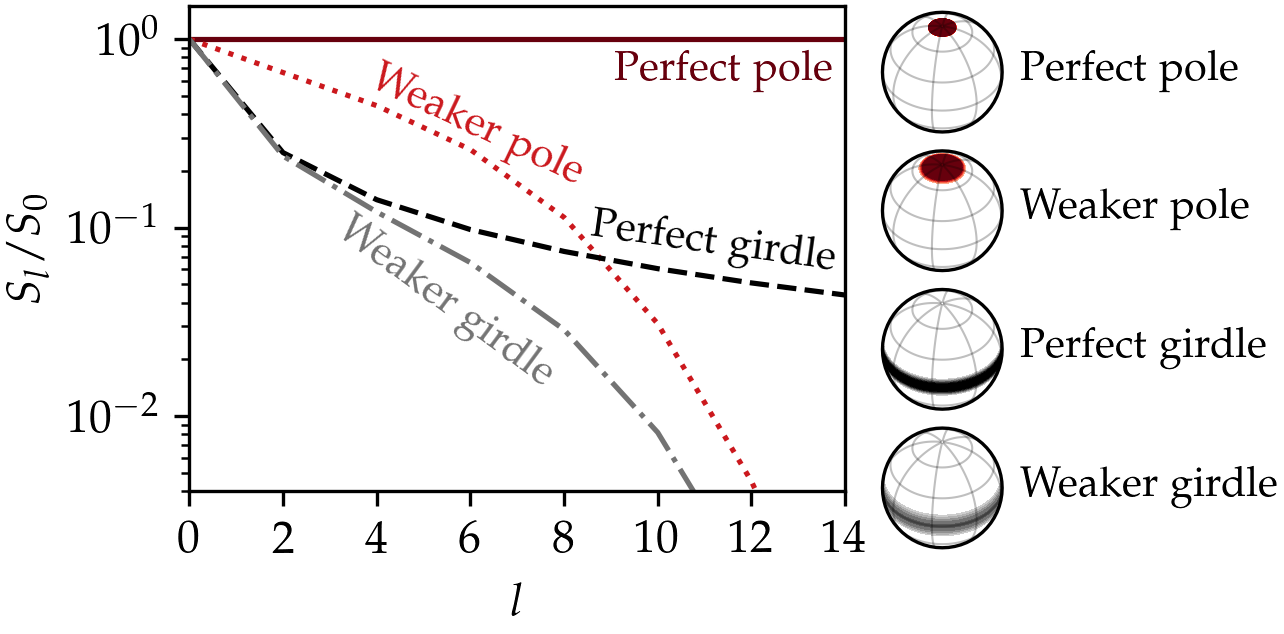

The Python source for this figure:
# N. M. Rathmann <rathmann@nbi.ku.dk>, 2026-

import sys, os, copy, code # code.interact(local=locals())
import numpy as np

import matplotlib.pyplot as plt
import matplotlib.gridspec as gridspec
import matplotlib.colors
from matplotlib import rcParams, rc
import matplotlib.transforms as mtransforms

import cmasher as cmr

sys.path.insert(0, '..')
#from localheader import *

from specfabpy import specfab as sf
from specfabpy import common as sfcom
from specfabpy import discrete as sfdsc
from specfabpy import plotting as sfplt
from specfabpy import integrator as sfint

### Fonts

FS = 11
FS = sfplt.setfont_tex(fontsize=FS)
FSSMALL = FS-1

rcParams['text.latex.preamble'] = r'\usepackage{amsmath} \usepackage{amssymb} \usepackage{physics} \usepackage[sc]{mathpazo} \usepackage{siunitx} \DeclareSIUnit\year{a}'


### Construct states

L = 14
lm, nlm_len = sf.init(L) 

# Ideal

#nlm_iso    = sfcom.nlm_isotropic(L)    # isotropic
nlm_pole   = sf.nlm_idealz(0, L)       # delta pole
nlm_girdle = sf.nlm_idealz(np.pi/2, L) # delta girdle
#nlm_circle = sf.nlm_idealz(np.deg2rad(70), L) # delta circle

Sl_pole,   Lrng = sf.powerspectrum(nlm_pole, L)
Sl_girdle, Lrng = sf.powerspectrum(nlm_girdle, L)
#Sl_circle, Lrng = sf.powerspectrum(nlm_circle, L)

# Weaker versions

kwargs = dict(Nt=100, iota=+1)

strain_target = -0.8
nlm_wpole,   F, *_ = sfint.lagrangianparcel(sf, dict(type='ps', axis=2, tau=+1, q=0) , strain_target, **kwargs, nu=1)

strain_target = 6
nlm_wgirdle, F, *_ = sfint.lagrangianparcel(sf, dict(type='ps', axis=2, tau=-1, q=0) , strain_target, **kwargs, nu=1)  

nlm_wpole   = nlm_wpole[-1]
nlm_wgirdle = nlm_wgirdle[-1]

Sl_wpole, _   = sf.powerspectrum(nlm_wpole, L)
Sl_wgirdle, _ = sf.powerspectrum(nlm_wgirdle, L)

### Plot

scale=0.6
fig = plt.figure(figsize=(4.7*scale,3.5*scale))
gs = gridspec.GridSpec(1, 1)
ax = fig.add_subplot(gs[0,0])

lw = 1.25
kw = dict(lw=lw)
kww = dict(lw=lw)
cp, cg = "#67000d", "#000000"
cwp, cwg = "#cb181d", "#737373"
#cp, cg = "#000000", "#000000"
#cwp, cwg = "#000000", "#000000"

hp,  = ax.semilogy(Lrng, Sl_pole,    c=cp,  label=r'Perfect pole', ls='-', **kw)
hwp, = ax.semilogy(Lrng, Sl_wpole,   c=cwp, label=r'Weaker pole', ls=':', **kww)
hg,  = ax.semilogy(Lrng, Sl_girdle,  c=cg,  label=r'Perfect girdle', ls='--', **kw)
hwg, = ax.semilogy(Lrng, Sl_wgirdle, c=cwg, label=r'Weaker girdle', ls='-.', **kww)

# Set figure axes etc.

ax.set_xlabel('$l$')
ax.set_ylabel('$S_l/S_0$')
ax.set_ylim([4e-3,1.5])
ax.set_xticks(np.arange(0,21,2))
#ax.set_xticks(np.arange(0,21,2), minor=True)
ax.set_xlim([0,np.amax([10,L])])
#ax.grid()

#legkwargs = {'frameon':False, 'fancybox':False, 'edgecolor':'k', 'columnspacing':1, 'handlelength':1.2, 'labelspacing':0.2}
##hleg = ax.legend(loc=3, fontsize=FS, ncol=2, bbox_to_anchor=(0.0,-0.45), **legkwargs)
#hleg = ax.legend(loc=3, fontsize=FS-0.5, ncol=1, bbox_to_anchor=(-0.01,-0.04), **legkwargs)

def label_line(ax, x, y, label, x_label, offset_points=-3, window=2, ha='left', color=None, **text_kwargs):

    x, y  = np.asarray(x), np.asarray(y)

    i = int(np.argmin(np.abs(x - x_label))) # index closest to the requested x position

    # clamp the window so we don't run off the ends of the array
    lo = max(i - window, 0)
    hi = min(i + window, len(x) - 1)
    if lo == hi:  # degenerate: only one point available
        lo, hi = max(i - 1, 0), min(i + 1, len(x) - 1)

    # slope in display (pixel) space so log axes and aspect are handled
    p1 = ax.transData.transform((x[lo], y[lo]))
    p2 = ax.transData.transform((x[hi], y[hi]))
    dx_disp, dy_disp = p2 - p1
    angle = np.degrees(np.arctan2(dy_disp, dx_disp))

    # offset in points, so the gap is constant regardless of scale/zoom
    offset = mtransforms.offset_copy(ax.transData, fig=ax.figure, x=-3, y=offset_points, units='points')

    va = 'top' if offset_points < 0 else 'bottom'

    return ax.text(x[i], y[i], label, transform=offset, ha=ha, va=va, rotation=angle, rotation_mode='anchor', color=color, fontsize=FSSMALL, **text_kwargs)
    
                   
label_line(ax, Lrng, Sl_pole,    "Perfect pole",   x_label=14,  offset_points=-3, color=hp.get_color(), ha='right')
label_line(ax, Lrng, Sl_wpole,   "Weaker pole",    x_label=5,  offset_points=+2, color=hwp.get_color())
label_line(ax, Lrng, Sl_girdle,  "Perfect girdle", x_label=14,  offset_points=+3, color=hg.get_color(), ha='right')
label_line(ax, Lrng, Sl_wgirdle, "Weaker girdle",  x_label=6,  offset_points=-6, color=hwg.get_color(), ha='center')

#i = len(Lrng) // 1.2
#offset = mtransforms.offset_copy(ax.transData, fig=ax.figure, x=0, y=-3, units='points')

#ax.text(Lrng[i], Sl_pole[i], "Perfect pole", transform=offset, ha='center', va='top')

#print('pfJ (new / old) for iso',    sf.pfJ(nlm_iso, L), sfcom.pfJ(nlm_iso))
print('pfJ (new / old) for pole',   sf.pfJ(nlm_pole, L), sfcom.pfJ(nlm_pole))
print('pfJ (new / old) for girdle', sf.pfJ(nlm_girdle, L), sfcom.pfJ(nlm_girdle))

### Plot ODF insets?

if 1:

    geo, prj = sfplt.getprojection(rotation=55+180, inclination=50)

    x0 = 0.92
    y0 = 0.02
    dy = 0.22
    ODF_plots = (\
        {'nlm':nlm_pole,    'title':'Perfect pole',   'axloc':(x0, y0+3*dy), 'lvlmax':1.0, 'lvlmin':0.6}, \
        {'nlm':nlm_wpole,   'title':'Weaker pole',    'axloc':(x0, y0+2*dy), 'lvlmax':0.4, 'lvlmin':0.15}, \
        {'nlm':nlm_girdle,  'title':'Perfect girdle', 'axloc':(x0, y0+1*dy), 'lvlmax':0.6, 'lvlmin':0.15}, \
        {'nlm':nlm_wgirdle, 'title':'Weaker girdle',  'axloc':(x0, y0+0*dy), 'lvlmax':0.7, 'lvlmin':0.15}, \
    )

    for ODF in ODF_plots:

        W = 0.19 # ax width
        axpos = [ODF['axloc'][0], ODF['axloc'][1], W,W]
        axin = plt.axes(axpos, projection=prj) #, transform=ax.transData)
        axin.set_global()
        
        nlm = ODF['nlm']
        cmap = cmr.get_sub_cmap('Reds' if "pole" in ODF['title'] else 'Greys', 0.25, 1) # don't include pure white.
        cmap.set_under('w')
        lvlset = [np.linspace(ODF['lvlmin'], ODF['lvlmax'], 8), lambda x,p:'%.1f'%x]
        sfplt.plotODF(nlm, lm, axin, lvlset=lvlset, cmap=cmap, showcb=False)

        axin.text(1.15, 0.5, ODF['title'], transform=axin.transAxes, fontsize=FSSMALL, ha='left', va='center', clip_on=False) 

### Save figure

plt.savefig('power-spectrum.png', bbox_inches='tight', pad_inches=0.02, dpi=300)
